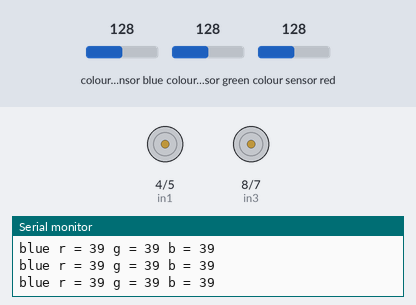
The sketch below on a simulated Arduino Uno, built with avr-gcc and run on an emulated ATmega328P. On the bench: motor-driver pin pairs drawn as motors (green arrow = first pin HIGH = forward, orange = second pin HIGH = backward, longer = more drive, scaled by the enable pin), the last lines printed to the serial monitor. Wiring (inferred from the names in the program): TCS3200 colour sensor: output pin 9; S2 pin 10; S3 pin 11; S0 pin 12; S1 pin 13. The test bench sets the inputs (shaded band); at power-on: colour sensor green 128, colour sensor blue 128, colour sensor red 128.

Above: at 1.2 s.
1.3 s: colour sensor green set to 134
At 3.3 s:
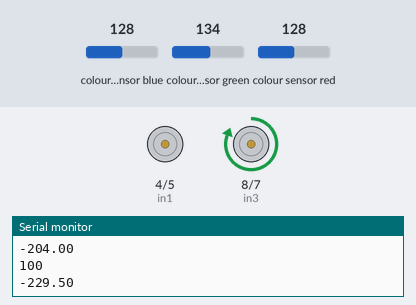
3.7 s: colour sensor blue set to 134
At 5.6 s:
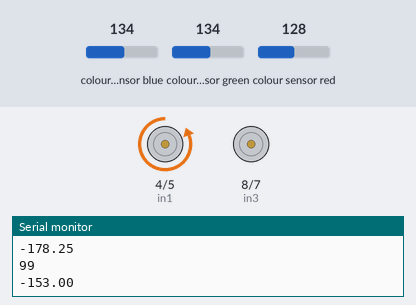
6.7 s: colour sensor red set to 142
At 10.9 s:
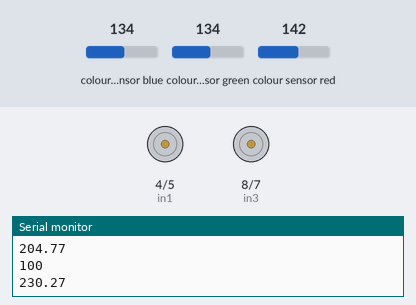
Timing chart, 0 to 12.4 s (numbered marks = the images above; inputs shaded):
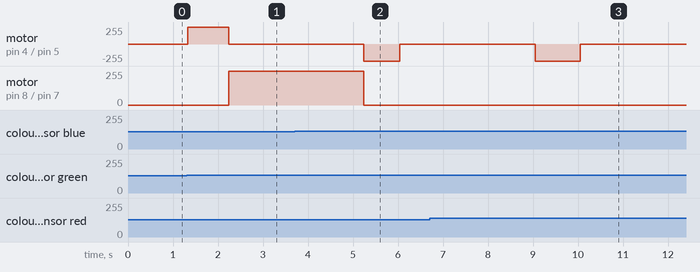

The sketch:

conveyer_integrated_color_sorting.ino
```cpp
//assumption clockwise theta to be positive
//run test 1 changes required:
//for this we will need to introduce a previous color variable and need to caliberate the sensing output to show a particular color over the belt
//can caliberate the sensor to show values at a range as black and whenever the color is not black it moves the belt accordingly
//this way the belt will stop the object at the sensor
//the color caliberation for black over complete belt is required

#define S0_PIN 12
#define S1_PIN 13
#define S2_PIN 10
#define S3_PIN 11
#define OUT_PIN  9
int enA = 3;
int in1 = 4;
int in2 = 5;
int enB = 6;
int in3 = 8;
int in4 = 7;
int blue=0;  //assigning any arbitrary scale to map to the colors(the values were based on a random scale and were obtained after running the motor to detect different colors)
int red=255;
int green=-255;
float theta=0;

void rotate(float* theta, int color);
void clockwise(float* theta, int color);
void counterclockwise(float* theta, int color);
void brake(float* theta, int color);

void rotate(float* theta,int color){  //the rotate function will decide on the basis of color and theta regarding how much more the motor has to rotate
  if (color<*theta){
    clockwise(theta,color);
  }
  else if (color>*theta){
    counterclockwise(theta,color);
  }
  else{
    brake(theta,color);
  }
}

void brake(float* theta, int color){
  digitalWrite(in1, LOW); //USED TO BRAKE THE FLOW
  digitalWrite(in2, LOW);
}

void clockwise(float* theta,int color) {
  while(*theta>(color+26)){
    int startTime=millis();
    digitalWrite(in1, HIGH); // Direction for Motor A
    digitalWrite(in2, LOW);  // Direction for Motor A
    delay(100);
    int currentTime=millis();
    int time=currentTime-startTime;
    Serial.print(time);
    *theta-=time*0.255;
    Serial.println();
    Serial.print(*theta);
    Serial.println();
  }
  brake(theta,color);
  digitalWrite(in3,HIGH);
  digitalWrite(in4,LOW);
  delay(3000);//after detecting a particular color and moving according to it we have stopped the motor A , giving the block time to come and fall into it.
}

void counterclockwise(float* theta,int color) {
  while(*theta<(color-26)){
    int startTime=millis();  //used to get an idea of how much the motor has moved
    digitalWrite(in1, LOW); // Direction for Motor A
    digitalWrite(in2, HIGH);  // Direction for Motor A
    delay(100);
    int currentTime=millis();
    int time=currentTime-startTime;
    Serial.print(time);
    *theta+=time*0.255;
    Serial.println();
    Serial.print(*theta);
    Serial.println();
  }
  brake(theta,color);
  delay(3000);
  loop();
}

void setup() {
  pinMode(S0_PIN, OUTPUT);
  pinMode(S1_PIN, OUTPUT);
  pinMode(S2_PIN, OUTPUT);
  pinMode(S3_PIN, OUTPUT);
  pinMode(enA, OUTPUT);
  pinMode(enB, OUTPUT);
  pinMode(in1, OUTPUT);
  pinMode(in2, OUTPUT);
  pinMode(in3, OUTPUT);
  pinMode(in4, OUTPUT);
  // Set OUT_PIN as Input
  pinMode(OUT_PIN, INPUT);
  // Set Pulse Width scaling to 20%
  digitalWrite(S0_PIN, HIGH);
  digitalWrite(S1_PIN, LOW);
  digitalWrite(in1, LOW);
  digitalWrite(in2, LOW);
  //motor speed settings
  analogWrite(enA, 255); // Speed for Motor A (0-255)
  analogWrite(enB, 255); // Speed for Motor B (0-255)
  digitalWrite(in3, HIGH); // Direction for Motor B
  digitalWrite(in4, LOW);  // Direction for Motor B
  Serial.begin(9600); // Initialize serial communication
}

void loop() {
  int r, g, b;
  r = process_red_value();
  g = process_green_value();
  b = process_blue_value();
  Serial.print("r = ");
  Serial.print(r);
  Serial.print(" ");
  Serial.print("g = ");
  Serial.print(g);
  Serial.print(" ");
  Serial.print("b = ");
  Serial.print(b);
  Serial.print(" ");
  Serial.println();

  if ((r>150)&&(b>150)&&(g>150)){
    Serial.print('black');
  }
  else{
    digitalWrite(in3, LOW);
    digitalWrite(in4, LOW);     //stops the belt as soon as the color changes from black
    if (r<g && r<b){
    Serial.print("red ");
    rotate(&theta,red);
    }
    else if (g<r && g<b){
      Serial.print("green ");
      rotate(&theta,green);
    }
    else{
      Serial.print("blue ");
      rotate(&theta,blue);
    }
    Serial.print("");
    }
}

int process_red_value() {
  digitalWrite(S2_PIN, LOW);
  digitalWrite(S3_PIN, LOW);
  int pulse_length = pulseIn(OUT_PIN, LOW);
  return pulse_length;
}

int process_green_value() {
  digitalWrite(S2_PIN, HIGH);
  digitalWrite(S3_PIN, HIGH);
  int pulse_length = pulseIn(OUT_PIN, LOW);
  return pulse_length;
}

int process_blue_value() {
  digitalWrite(S2_PIN, LOW);
  digitalWrite(S3_PIN, HIGH);
  int pulse_length = pulseIn(OUT_PIN, LOW);
  return pulse_length;
}
```

Measured:
- the behaviour switches between 131 and 132 on colour sensor green (found by bisection; images 0 and 1)
- the behaviour switches between 131 and 132 on colour sensor blue (found by bisection; images 1 and 2)
- the behaviour switches between 136 and 137 on colour sensor red (found by bisection; images 2 and 3)
- after the input at 1.3 s, motor on pin 4 (in1) / pin 5 (in2): stopped → forward 255/255 at once, → stopped 0.91 s later; motor on pin 8 (in3) / pin 7 (in4): stopped → forward 255/255 after 0.94 s
- after the input at 3.7 s, motor on pin 4 (in1) / pin 5 (in2): stopped → backward 255/255 after 1.5 s, → stopped 0.81 s later; motor on pin 8 (in3) / pin 7 (in4): forward 255/255 → stopped after 1.5 s
- after the input at 6.7 s, motor on pin 4 (in1) / pin 5 (in2): stopped → backward 255/255 after 2.3 s, → stopped 1.0 s later
